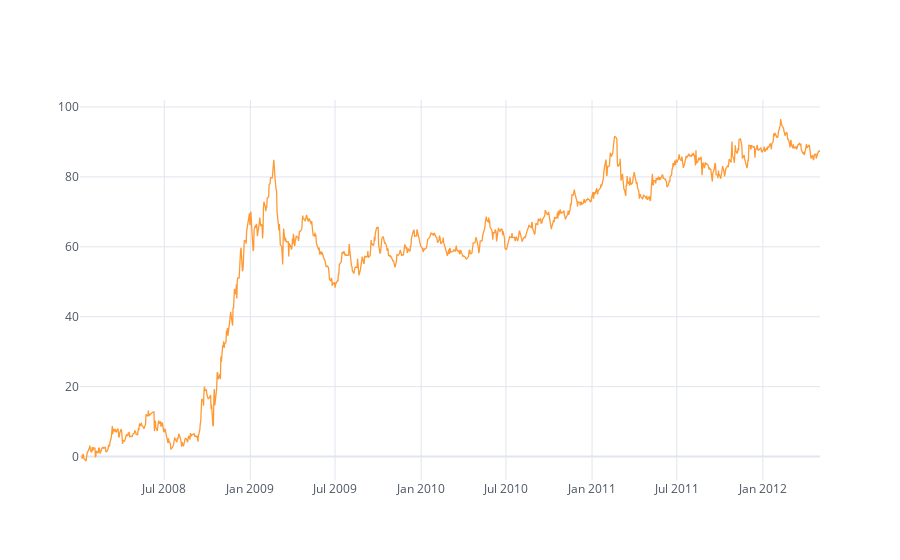

Source (notebook cell):
### Markdown cell above
## Step 2: Import XLE and USO prices

When rolling returns are positive we want to be exposed to the first futures contract and short the spot to only be exposed to the rolling returns.

### Code cell
prices = utils.get_prices(["USO", "XLE"], "2000-01-01")
ret = prices.pct_change()
prices = 1/2 * ret.iloc[:, 0] - 1/2 * ret.iloc[:, 1]
prices.name = "Roll"
overall = pd.merge(prices, gamma, left_index = True, right_index = True, how="inner")
overall["Slope"] = overall.Slope.apply(lambda x: 1 if x>=0 else -1)
overall = overall.dropna()

pos = overall.iloc[:, 0].shift(2)* overall.iloc[:, 1]
pos.name = "Daily Ret."
pos = pos.to_frame()
cumret = ((pos + 1).cumprod() - 1) * 100
cumret.iplot()

### Figure 1 — Plotly figure (JSON) as saved in the notebook; plotly's stock layout.template omitted (floating-point values rounded to 4 significant figures; data arrays with more than 128 entries replaced by an {"elided": "..."} marker saying what was removed)
{"data": [{"line": {"color": "rgba(255, 153, 51, 1.0)", "dash": "solid", "shape": "linear", "width": 1.3}, "mode": "lines", "name": "Daily Ret.", "text": "", "type": "scatter", "x": {"elided": "1092 str values"}, "y": {"elided": "1092 mixed values"}}], "layout": {"legend": {"bgcolor": "#FFFFFF", "font": {"color": "#4D5663"}}, "paper_bgcolor": "#FFFFFF", "plot_bgcolor": "#FFFFFF", "title": {"font": {"color": "#4D5663"}}, "xaxis": {"gridcolor": "#E1E5ED", "showgrid": true, "tickfont": {"color": "#4D5663"}, "title": {"font": {"color": "#4D5663"}, "text": ""}, "zerolinecolor": "#E1E5ED"}, "yaxis": {"gridcolor": "#E1E5ED", "showgrid": true, "tickfont": {"color": "#4D5663"}, "title": {"font": {"color": "#4D5663"}, "text": ""}, "zerolinecolor": "#E1E5ED"}}}
